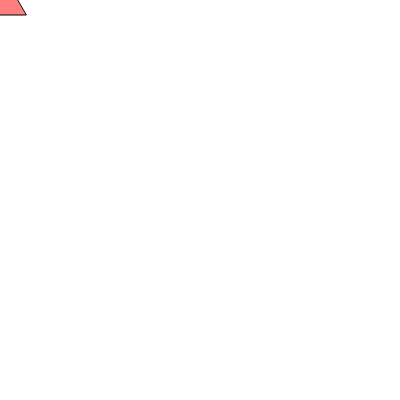
Frame 1 (no input)
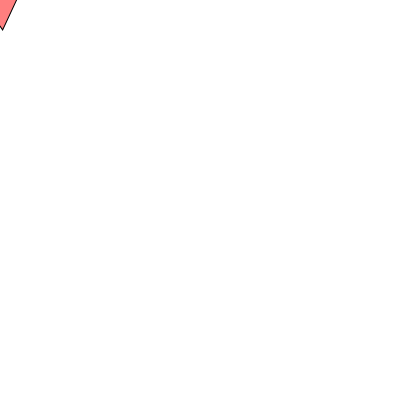
Frame 60 (no input)
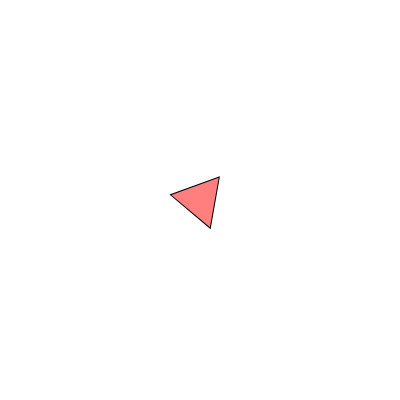
Frame 120 (the mouse pressed at the canvas centre since frame 60)

The p5.js sketch that drew these frames (run headless with seeded random() and noise() and a simulated clock; from frame 60 on, the mouse is pressed at the canvas centre):

// p5.js sketch
// ── sketch.js
var angle = 0.0;
var rot_step = 1;
let toggle = 0;

function setup() {
    // put setup code here
    createCanvas(400, 400);
    angleMode(DEGREES);
}
function draw() {
    // put drawing code here
    background(255);
    translate(mouseX, mouseY);
    rotate(angle);
    if (mouseIsPressed==true) {
        rot_speed = 20;
    }
    else {
        rot_speed = 5;
    }
    if (toggle==0) {
        sq_color = color('rgba(255, 0, 0, 0.5)');
    }
    else if (toggle==1) {
        sq_color = color('rgba(255, 165, 0, 0.5)');
    }
    else if (toggle==2) {
        sq_color = color('rgba(255, 255, 0, 0.5)');
    }
    else {
        sq_color = color('rgba(0, 255, 0, 0.5)');
    }
    fill(sq_color);
    angle += (rot_speed*rot_step);
    triangle(sin(180)*30, cos(180)*30, sin(300)*30, cos(300)*30,sin(60)*30, cos(60)*30);
}

function mouseClicked() {
    toggle = (toggle+1)%4;
}
